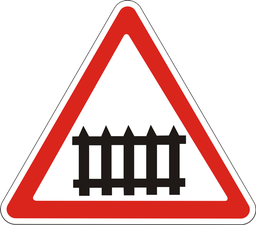
#> input picture game/assets/signs/1.1.png, 256 x 225 px; its folder holds only this picture in this run
$ python make_sign_atlas.py
#> lines starting #> are read from the running program, lines starting #| are printed output that depends on the picture
"""Packs every sign face in game/assets/signs into one texture atlas so all
sign plates on the course render in a single draw call.
Writes signs/atlas.png and signs/atlas.json ({code: [u0, v0, u1, v1]}).
Run from the repo root after adding or changing a sign:
python3 pipeline/make_sign_atlas.py"""
import json
from pathlib import Path

import numpy as np
from PIL import Image

ROOT = Path(__file__).resolve().parent.parent
SIGNS = ROOT / "game" / "assets" / "signs"
CELL = 256
PAD = 8  # edge-clamped gutter, keeps mip levels from bleeding between faces
COLS = 8
INNER = CELL - 2 * PAD


def main():
    codes = sorted(p.stem for p in SIGNS.glob("*.png") if p.stem != "atlas")
    rows = -(-len(codes) // COLS)
    W, H = COLS * CELL, rows * CELL
    atlas = np.zeros((H, W, 4), np.uint8)
    rects = {}
    for i, code in enumerate(codes):
        im = Image.open(SIGNS / f"{code}.png").convert("RGBA")
#> im is the input picture: PIL image 256x225 RGBA; mean R, G, B, A 123.1, 86.8, 84.9, 147.2
        k = INNER / max(im.size)
#> k = 0.938
        w, h = max(1, round(im.width * k)), max(1, round(im.height * k))
#> w = 240; h = 211
        a = np.array(im.resize((w, h), Image.LANCZOS))
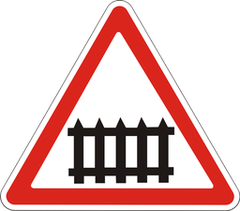
#> a: shape (211, 240, 4); mean R, G, B, A 123.2, 86.8, 84.9, 147.2; transparent parts drawn white
        a = np.pad(a, ((PAD, PAD), (PAD, PAD), (0, 0)), mode="edge")
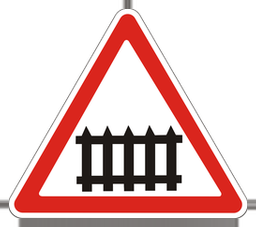
#> a: shape (227, 256, 4); mean R, G, B, A 114, 82.2, 80.5, 138.9; transparent parts drawn white
        x0 = (i % COLS) * CELL + (INNER - w) // 2
#> x0 = 0
        y0 = (i // COLS) * CELL + (INNER - h) // 2
#> y0 = 14
        atlas[y0:y0 + h + 2 * PAD, x0:x0 + w + 2 * PAD] = a
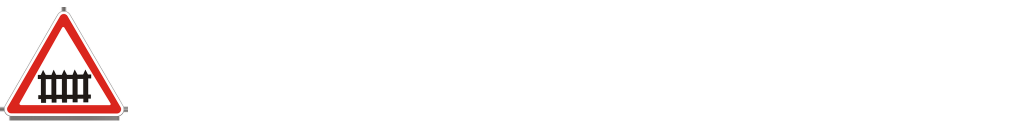
#> atlas: shape (256, 2048, 4) (shown at 1/2 size); mean R, G, B, A 12.6, 9.1, 8.9, 15.4; transparent parts drawn white
        u0, v0 = x0 + PAD, y0 + PAD
#> u0 = 8; v0 = 22
        rects[code] = [u0 / W, v0 / H, (u0 + w) / W, (v0 + h) / H, w / h]
    Image.fromarray(atlas).save(SIGNS / "atlas.png", optimize=True)
    (SIGNS / "atlas.json").write_text(json.dumps(
        {"size": [W, H], "rects": rects}, indent=0, sort_keys=True) + "\n")
    print(f"{len(codes)} signs -> atlas {W}x{H}")


if __name__ == "__main__":
    main()

$ run again, on game/assets/signs/1.12.2.png
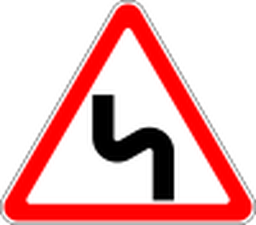
#> input picture game/assets/signs/1.12.2.png, 256 x 225 px
#> in main, im is the input picture: PIL image 256x225 RGBA; mean R, G, B, A 133.9, 82, 82, 149.2
#> in main, `a = np.pad(a, ((PAD, PAD), (PAD, PAD), (0, 0)), mode="edge")`:
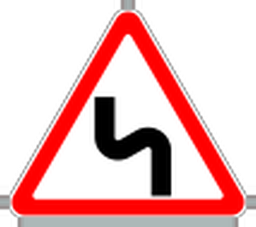
#> a: shape (227, 256, 4); mean R, G, B, A 123.4, 78.5, 78.5, 138.9; transparent parts drawn white
#> in main, `atlas[y0:y0 + h + 2 * PAD, x0:x0 + w + 2 * PAD] = a`:
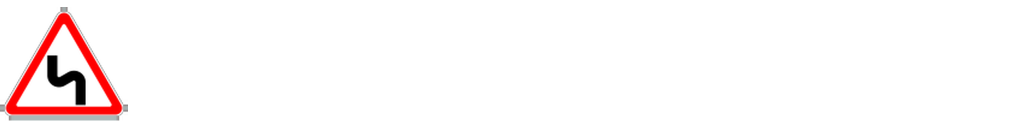
#> atlas: shape (256, 2048, 4) (shown at 1/2 size); mean R, G, B, A 13.7, 8.7, 8.7, 15.4; transparent parts drawn white

$ run again, on game/assets/signs/1.13.png
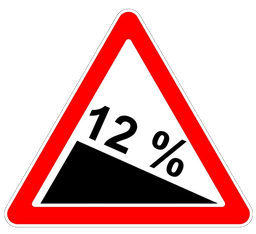
#> input picture game/assets/signs/1.13.png, 256 x 234 px
#> in main, im is the input picture: PIL image 256x234 RGBA; mean R, G, B, A 101.3, 52.9, 52.9, 131.9
#> in main, `a = np.pad(a, ((PAD, PAD), (PAD, PAD), (0, 0)), mode="edge")`:
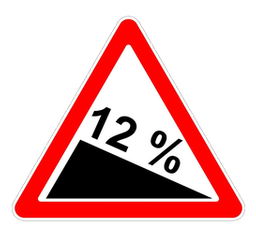
#> a: shape (235, 256, 4); mean R, G, B, A 92.3, 50.1, 50.1, 115.3; transparent parts drawn white
#> in main, `atlas[y0:y0 + h + 2 * PAD, x0:x0 + w + 2 * PAD] = a`:
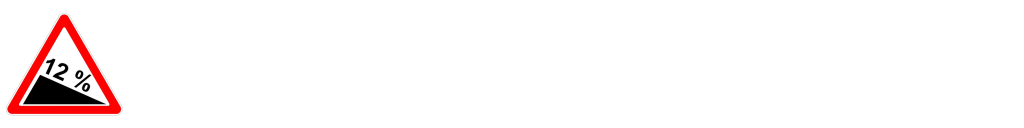
#> atlas: shape (256, 2048, 4) (shown at 1/2 size); mean R, G, B, A 10.6, 5.7, 5.7, 13.2; transparent parts drawn white

$ run again, on game/assets/signs/1.14.png
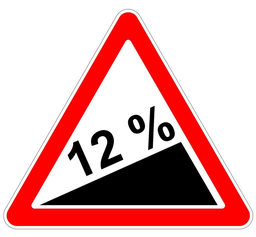
#> input picture game/assets/signs/1.14.png, 256 x 237 px
#> in main, im is the input picture: PIL image 256x237 RGBA; mean R, G, B, A 223.7, 175.5, 175.5, 255
#> in main, `a = np.pad(a, ((PAD, PAD), (PAD, PAD), (0, 0)), mode="edge")`:
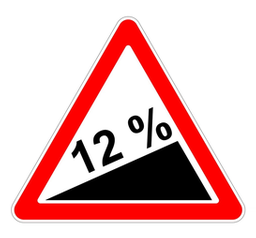
#> a: shape (238, 256, 4); mean R, G, B, A 227.6, 185.4, 185.4, 255
#> in main, `atlas[y0:y0 + h + 2 * PAD, x0:x0 + w + 2 * PAD] = a`:
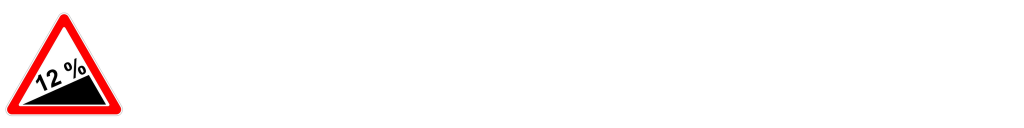
#> atlas: shape (256, 2048, 4) (shown at 1/2 size); mean R, G, B, A 26.4, 21.6, 21.5, 29.6; transparent parts drawn white

$ run again, on game/assets/signs/1.11.1.png
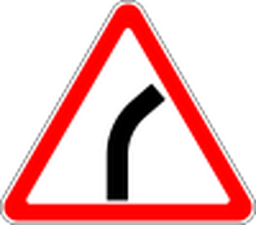
#> input picture game/assets/signs/1.11.1.png, 256 x 225 px
#> in main, im is the input picture: PIL image 256x225 RGBA; mean R, G, B, A 138.4, 86.4, 86.4, 149.2
#> in main, `a = np.pad(a, ((PAD, PAD), (PAD, PAD), (0, 0)), mode="edge")`:
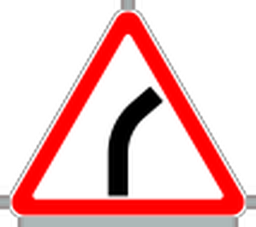
#> a: shape (227, 256, 4); mean R, G, B, A 127.3, 82.4, 82.4, 138.9; transparent parts drawn white
#> in main, `atlas[y0:y0 + h + 2 * PAD, x0:x0 + w + 2 * PAD] = a`:
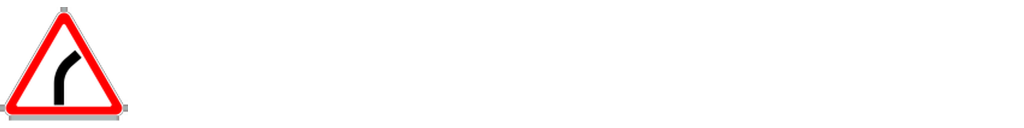
#> atlas: shape (256, 2048, 4) (shown at 1/2 size); mean R, G, B, A 14.1, 9.1, 9.1, 15.4; transparent parts drawn white
